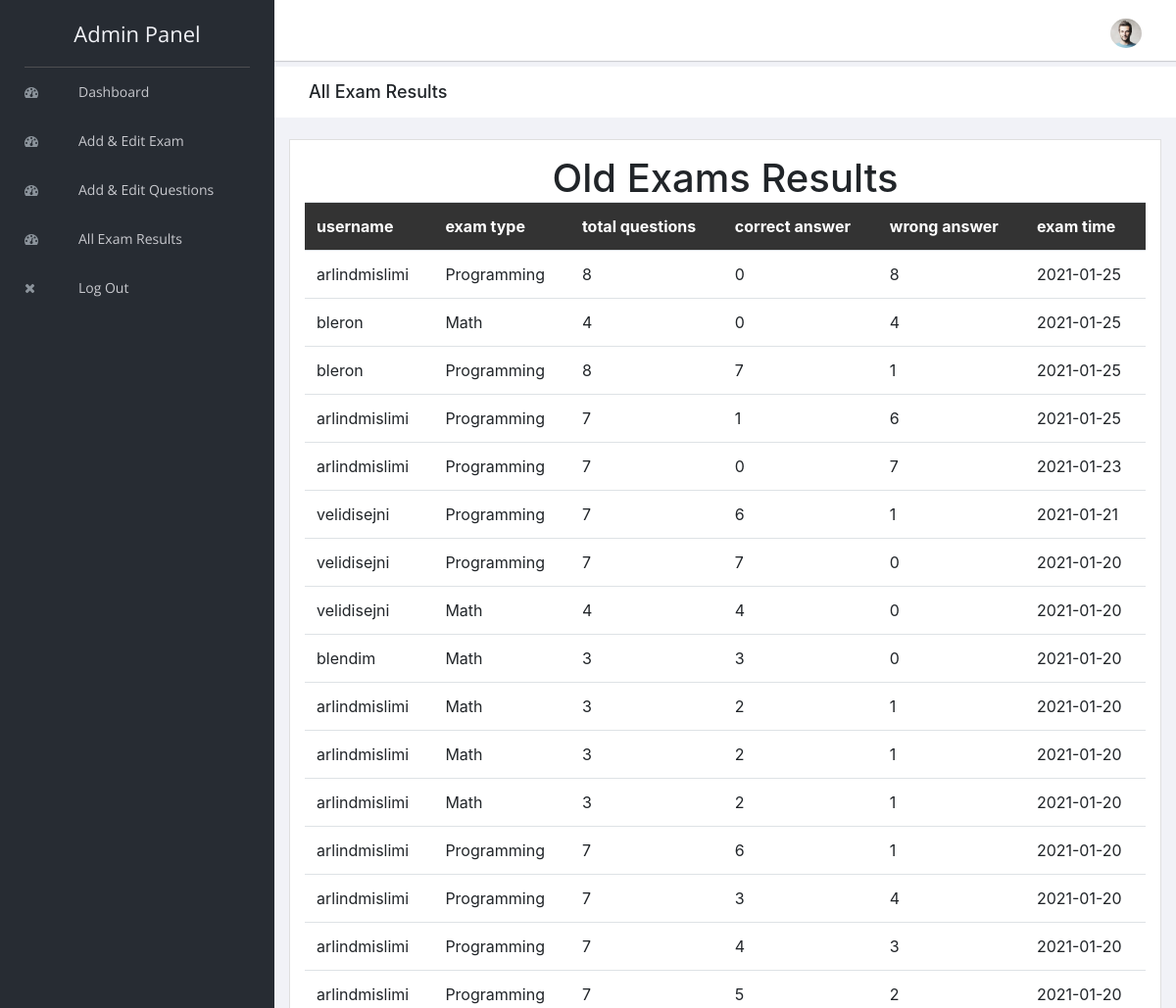
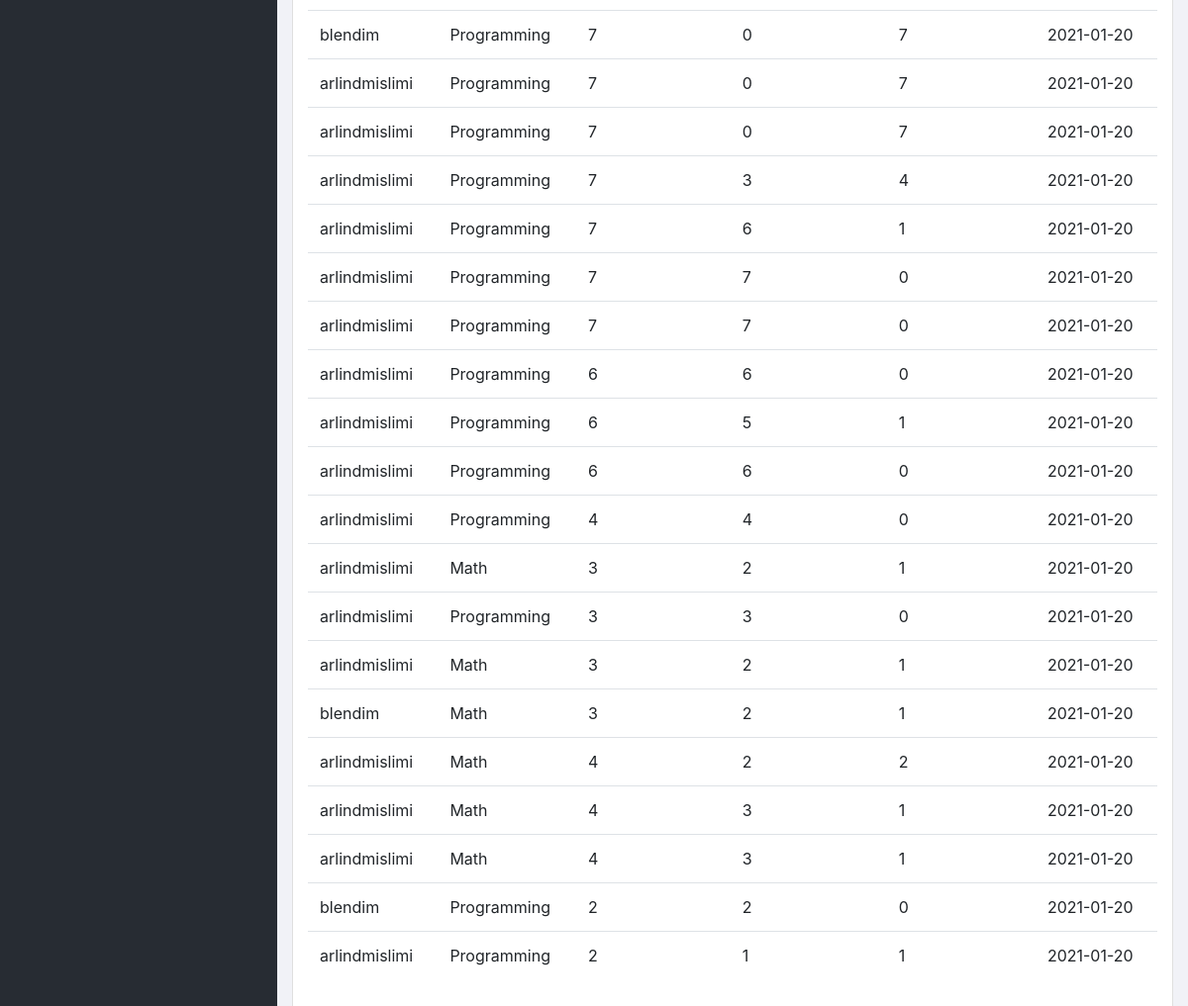
/admin/old-exam-results.php, run on the app's committed database (2 pictures, top to bottom).
### tables this page shows
CREATE TABLE `exam_results` (
  `id` int(5) NOT NULL,
  `username` varchar(100) NOT NULL,
  `exam_type` varchar(100) NOT NULL,
  `total_question` varchar(100) NOT NULL,
  `correct_answer` varchar(100) NOT NULL,
  `wrong_answer` varchar(100) NOT NULL,
  `exam_time` varchar(100) NOT NULL
);

### admin/old-exam-results.php (the view, shortened to what this page needs)
<?php
include "header.php";
include "../connection.php";
?>
        <div class="breadcrumbs">
            <div class="col-sm-4">
                <div class="page-header float-left">
                    <div class="page-title">
                        <h1>All Exam Results</h1>
                    </div>
                </div>
            </div>
        </div>
        <div class="content mt-3">
            <div class="animated fadeIn">
                <div class="row">
                    <div class="col-lg-12">
                        <div class="card">
                            <div class="card-body">
                                 <center>
        <h1>Old Exams Results</h1>
        </center>
        <?php
$res=mysqli_query($connection,"select * from exam_results order by id desc");
$count=mysqli_num_rows($res);
if($count==0)
{
    ?>
     <center>
        <h1>No Results Found</h1>
        </center>
    <?php
}
else
{
    echo "<table class='table table bordered'>";
    echo "<tr style='background-color:#333; color:white'>";
    echo "<th>"; echo "username"; echo "</th>";
    echo "<th>"; echo "exam type"; echo "</th>";
    echo "<th>"; echo "total questions"; echo "</th>";
    echo "<th>"; echo "correct answer"; echo "</th>";
    echo "<th>"; echo "wrong answer"; echo "</th>";
    echo "<th>"; echo "exam time"; echo "</th>";
    echo "</tr>";
    while($row=mysqli_fetch_array($res))
    {
        echo "<tr>";
        echo "<td>"; echo $row["username"]; echo "</td>";
        echo "<td>"; echo $row["exam_type"]; echo "</td>";
        echo "<td>"; echo $row["total_question"]; echo "</td>";
        echo "<td>"; echo $row["correct_answer"]; echo "</td>";
        echo "<td>"; echo $row["wrong_answer"]; echo "</td>";
        echo "<td>"; echo $row["exam_time"]; echo "</td>";
        echo "</tr>";
    }
    echo "</table>";
}
?>
                            </div>
                        </div>
                    </div>
                                            </div>
                                        </div>
                                    </div>
                                    <?php
                                    include "footer.php";
                                    ?>

### admin/header.php (shortened to what this page needs)
<!doctype html>
<html class="no-js" lang="en">
<head>
    <link rel="stylesheet" href="vendors/bootstrap/dist/css/bootstrap.min.css">
    <link rel="stylesheet" href="vendors/font-awesome/css/font-awesome.min.css">
    <link rel="stylesheet" href="vendors/themify-icons/css/themify-icons.css">
    <link rel="stylesheet" href="vendors/flag-icon-css/css/flag-icon.min.css">
    <link rel="stylesheet" href="vendors/selectFX/css/cs-skin-elastic.css">
    <link rel="stylesheet" href="assets/css/style.css">
</head>
<body>
    <aside id="left-panel" class="left-panel">
        <nav class="navbar navbar-expand-sm navbar-default">
            <div class="navbar-header">
                <a class="navbar-brand" href="./">
                Admin Panel
                </a>
            </div>
            <div id="main-menu" class="main-menu collapse navbar-collapse">
                <ul class="nav navbar-nav">
                    <li>
                        <a href="index.php"> <i class="menu-icon fa fa-dashboard"></i>Dashboard </a>
                    </li>
                    <li>
                        <a href="exam_category.php"> <i class="menu-icon fa fa-dashboard"></i>Add & Edit Exam </a>
                    </li>
                    <li>
                        <a href="questions.php"> <i class="menu-icon fa fa-dashboard"></i>Add & Edit Questions </a>
                    </li>
                    <li>
                        <a href="old-exam-results.php"> <i class="menu-icon fa fa-dashboard"></i>All Exam Results </a>
                    </li>
                    <li>
                        <a href="loginadmin.php"> <i class="menu-icon fa fa-close"></i>Log Out </a>
                    </li>
                </ul>
            </div>
        </nav>
    </aside>
    <div id="right-panel" class="right-panel">
        <header id="header" class="header">
            <div class="header-menu">
                <div class="col-sm-7">
                </div>
                <div class="col-sm-5">
                    <div class="user-area dropdown float-right">
                        <a href="#" class="dropdown-toggle" data-toggle="dropdown" aria-haspopup="true" aria-expanded="false">
                            <img class="user-avatar rounded-circle" src="images/admin.jpg" alt="User Avatar">
                        </a>
                    </div>
                </div>
            </div>
        </header>

### admin/footer.php (shortened to what this page needs)
</div>
</body>
</html>

### data on the page
exam_results: username "arlindmislimi", exam_type "Programming", total_question "8", correct_answer "0", wrong_answer "8", exam_time "2021-01-25"
exam_results: username "bleron", exam_type "Math", total_question "4", correct_answer "0", wrong_answer "4", exam_time "2021-01-25"
exam_results: username "bleron", exam_type "Programming", total_question "8", correct_answer "7", wrong_answer "1", exam_time "2021-01-25"
exam_results: username "arlindmislimi", exam_type "Programming", total_question "7", correct_answer "1", wrong_answer "6", exam_time "2021-01-25"
exam_results: username "arlindmislimi", exam_type "Programming", total_question "7", correct_answer "0", wrong_answer "7", exam_time "2021-01-23"
exam_results: username "velidisejni", exam_type "Programming", total_question "7", correct_answer "6", wrong_answer "1", exam_time "2021-01-21"
exam_results: username "velidisejni", exam_type "Programming", total_question "7", correct_answer "7", wrong_answer "0", exam_time "2021-01-20"
exam_results: username "velidisejni", exam_type "Math", total_question "4", correct_answer "4", wrong_answer "0", exam_time "2021-01-20"
exam_results: username "blendim", exam_type "Math", total_question "3", correct_answer "3", wrong_answer "0", exam_time "2021-01-20"
exam_results: username "arlindmislimi", exam_type "Math", total_question "3", correct_answer "2", wrong_answer "1", exam_time "2021-01-20"
exam_results: username "arlindmislimi", exam_type "Math", total_question "3", correct_answer "2", wrong_answer "1", exam_time "2021-01-20"
exam_results: username "arlindmislimi", exam_type "Math", total_question "3", correct_answer "2", wrong_answer "1", exam_time "2021-01-20"
exam_results: username "arlindmislimi", exam_type "Programming", total_question "7", correct_answer "6", wrong_answer "1", exam_time "2021-01-20"
exam_results: username "arlindmislimi", exam_type "Programming", total_question "7", correct_answer "3", wrong_answer "4", exam_time "2021-01-20"
exam_results: username "arlindmislimi", exam_type "Programming", total_question "7", correct_answer "4", wrong_answer "3", exam_time "2021-01-20"
exam_results: username "arlindmislimi", exam_type "Programming", total_question "7", correct_answer "5", wrong_answer "2", exam_time "2021-01-20"
exam_results: username "blendim", exam_type "Programming", total_question "7", correct_answer "0", wrong_answer "7", exam_time "2021-01-20"
exam_results: username "arlindmislimi", exam_type "Programming", total_question "7", correct_answer "0", wrong_answer "7", exam_time "2021-01-20"
exam_results: username "arlindmislimi", exam_type "Programming", total_question "7", correct_answer "0", wrong_answer "7", exam_time "2021-01-20"
exam_results: username "arlindmislimi", exam_type "Programming", total_question "7", correct_answer "3", wrong_answer "4", exam_time "2021-01-20"
exam_results: username "arlindmislimi", exam_type "Programming", total_question "7", correct_answer "6", wrong_answer "1", exam_time "2021-01-20"
exam_results: username "arlindmislimi", exam_type "Programming", total_question "7", correct_answer "7", wrong_answer "0", exam_time "2021-01-20"
exam_results: username "arlindmislimi", exam_type "Programming", total_question "7", correct_answer "7", wrong_answer "0", exam_time "2021-01-20"
exam_results: username "arlindmislimi", exam_type "Programming", total_question "6", correct_answer "6", wrong_answer "0", exam_time "2021-01-20"
exam_results: username "arlindmislimi", exam_type "Programming", total_question "6", correct_answer "5", wrong_answer "1", exam_time "2021-01-20"
exam_results: username "arlindmislimi", exam_type "Programming", total_question "6", correct_answer "6", wrong_answer "0", exam_time "2021-01-20"
exam_results: username "arlindmislimi", exam_type "Programming", total_question "4", correct_answer "4", wrong_answer "0", exam_time "2021-01-20"
exam_results: username "arlindmislimi", exam_type "Math", total_question "3", correct_answer "2", wrong_answer "1", exam_time "2021-01-20"
exam_results: username "arlindmislimi", exam_type "Programming", total_question "3", correct_answer "3", wrong_answer "0", exam_time "2021-01-20"
exam_results: username "arlindmislimi", exam_type "Math", total_question "3", correct_answer "2", wrong_answer "1", exam_time "2021-01-20"
exam_results: username "blendim", exam_type "Math", total_question "3", correct_answer "2", wrong_answer "1", exam_time "2021-01-20"
exam_results: username "arlindmislimi", exam_type "Math", total_question "4", correct_answer "2", wrong_answer "2", exam_time "2021-01-20"
exam_results: username "arlindmislimi", exam_type "Math", total_question "4", correct_answer "3", wrong_answer "1", exam_time "2021-01-20"
exam_results: username "arlindmislimi", exam_type "Math", total_question "4", correct_answer "3", wrong_answer "1", exam_time "2021-01-20"
exam_results: username "blendim", exam_type "Programming", total_question "2", correct_answer "2", wrong_answer "0", exam_time "2021-01-20"
exam_results: username "arlindmislimi", exam_type "Programming", total_question "2", correct_answer "1", wrong_answer "1", exam_time "2021-01-20"
